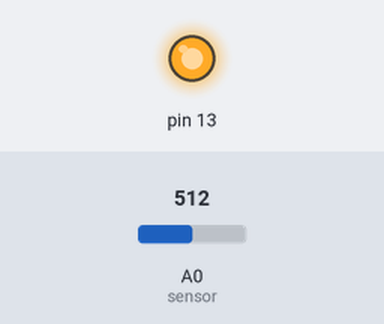
This sketch was run on a simulated Arduino Uno, built with avr-gcc and run on an emulated ATmega328P. On the bench: output pins drawn as LEDs (lit = HIGH). The test bench sets the inputs (shaded band); at power-on: A0 (sensor) = 512. What the sketch prints to the serial monitor is not drawn.

Above: at 1.2 s.
1.3 s: A0 (sensor) set to 0
Timing chart, 0 to 4.3 s (numbered marks = the images above; inputs shaded):
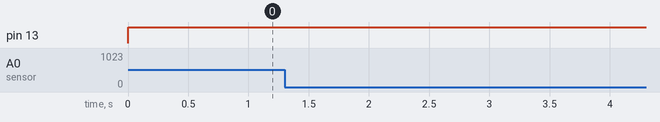

Measured:
- after the input at 1.3 s, every drawn part: stays the same

The sketch:

Arduino_with_Single_Lidar.ino
```cpp
void setup()
{
  Serial.begin(9600);
  pinMode(13, OUTPUT);
  //RED -> 5V
  //BLACK -> GND
  //YELLOW -> A0
}

void loop()
{
  digitalWrite(13, HIGH);
  int val = analogRead(A0); // read the sensor (inches)
  Serial.println(exp(8.5841 - log(val)));
  delay(50);
}
```
